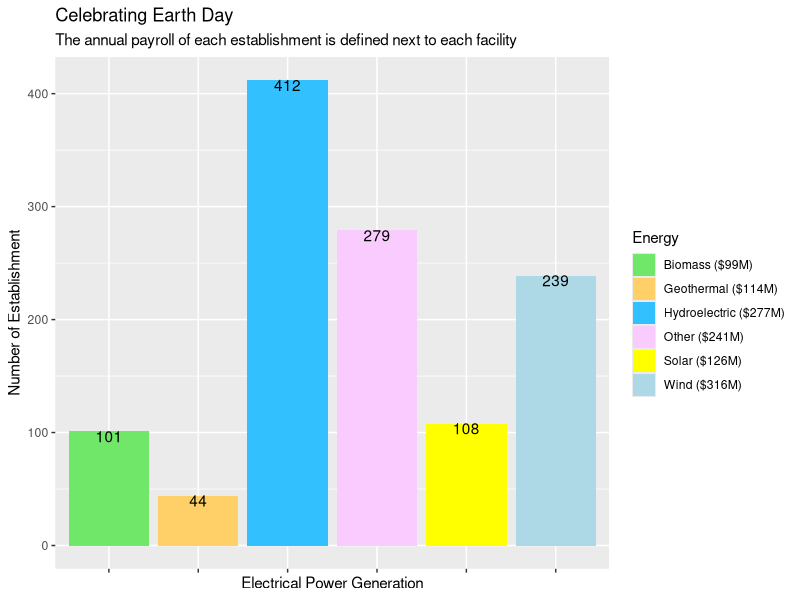

Here is the R script that generated this plot:
## ---- chunk 1
Power_Generation <- c("Hydroelectric ($277M)","Wind ($316M)","Solar ($126M)","Biomass ($99M)","Geothermal ($114M)","Other ($241M)")
Num_of_Est <- c(412,239,108,101,44,279)
Paid_Employees <- c(3201,2795,1167,1360,1174,2759)
Annual_payroll <- c(277,316,126,99,114,240)
df <- data.frame(Power_Generation,Num_of_Est,Paid_Employees,Annual_payroll)
## ---- chunk 2
library(tidyverse)
ggplot(df, aes(Power_Generation,Num_of_Est,fill=Power_Generation)) +
  geom_bar(stat="identity") +
  
  geom_text(aes(label=Num_of_Est),position=position_dodge(width=0.5),vjust=0.9,color="Black") +
  
  scale_x_discrete(labels = function(x) str_wrap(x, width = 10)) +
  
  labs(y="Number of Establishment",x="Electrical Power Generation") +
  
  ggtitle("Celebrating Earth Day", subtitle = "The annual payroll of each establishment is defined next to each facility") +
  
  theme(axis.text.x = element_blank()) +
  
  scale_fill_manual("Energy", values = c("Hydroelectric ($277M)"="#33C0FF","Wind ($316M)"="light blue","Solar ($126M)"="yellow","Biomass ($99M)"="#70E769","Geothermal ($114M)"="#FFD068","Other ($241M)"="#F9CBFF")) 
